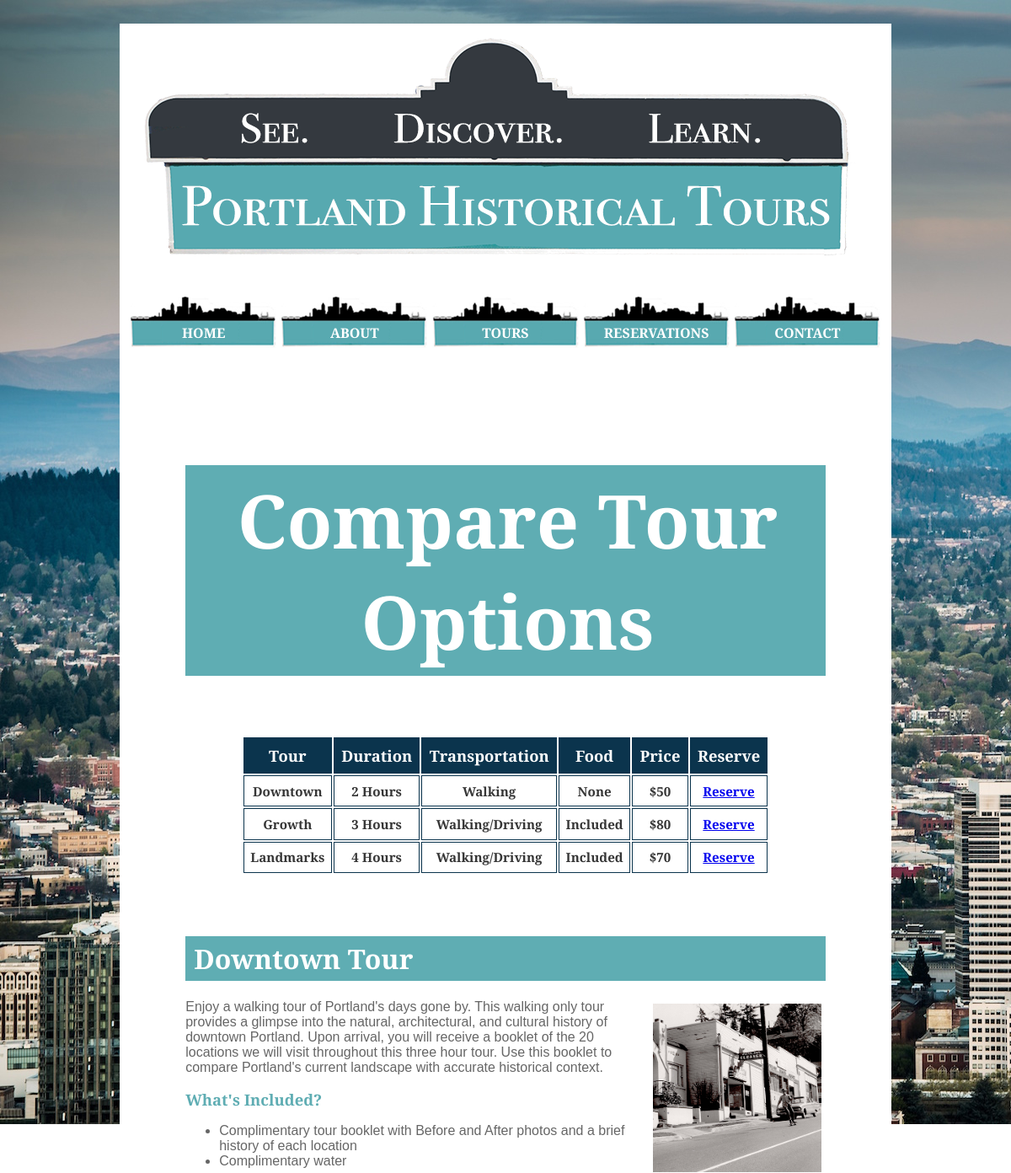
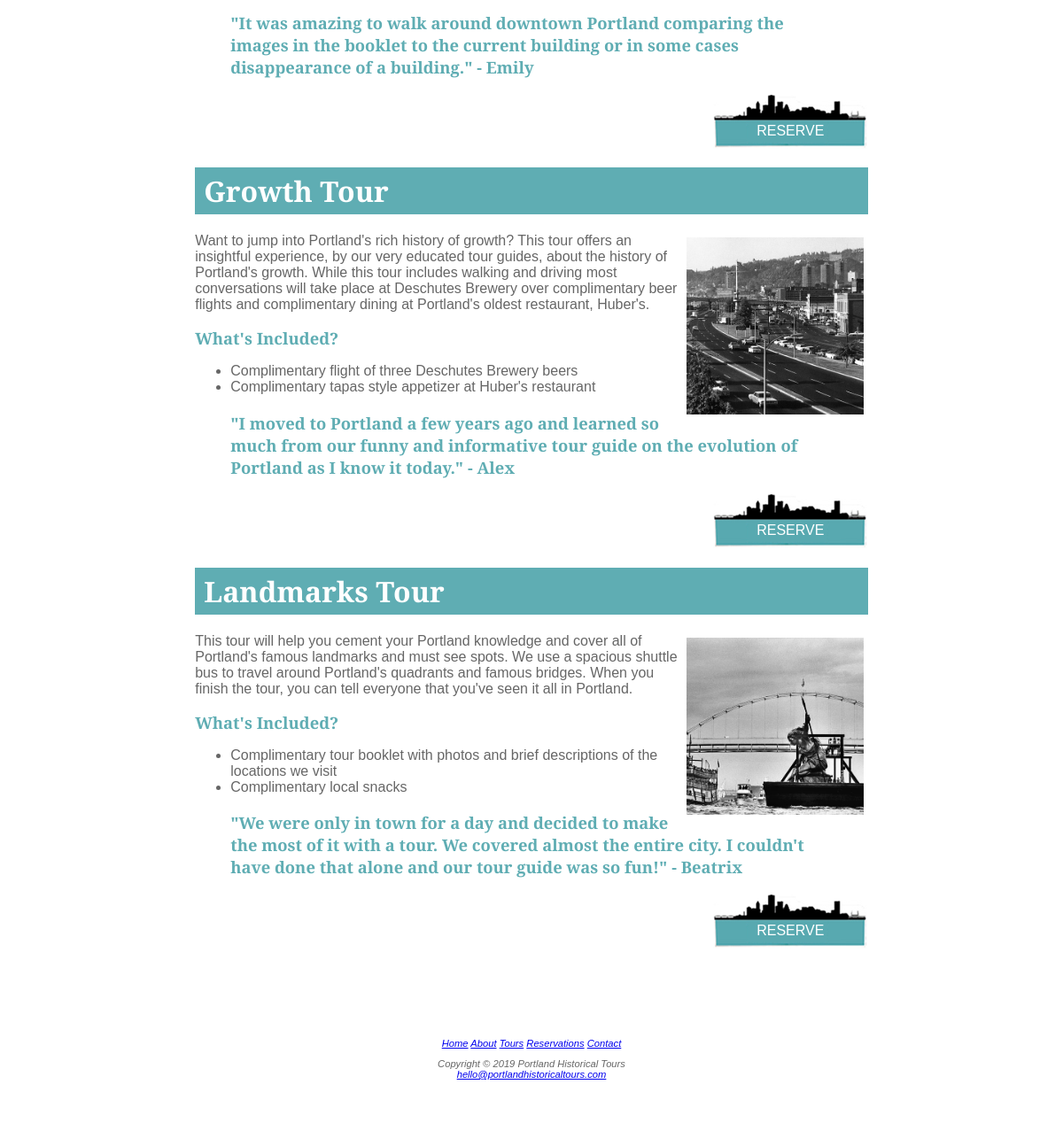
Page /tours/index.php on the committed database (2 pictures, top to bottom).
### tables this page shows
CREATE TABLE `tours` (
  `id` int(11) NOT NULL,
  `tour` text NOT NULL,
  `body` text NOT NULL,
  `duration` text NOT NULL,
  `transportation` text NOT NULL,
  `food` text NOT NULL,
  `price` int(11) NOT NULL,
  `included` text NOT NULL,
  `testimonialid` int(11) NOT NULL,
  `image` text NOT NULL
);

CREATE TABLE `testimonials` (
  `id` int(11) NOT NULL,
  `testimonial` text NOT NULL,
  `author` text NOT NULL
);

### tours/index.php (called while the page is built)
<?php
include '../includes/db.inc.php';
try
{
  $sql = 'SELECT tours.id, tour, body, duration, transportation, food, price, included, image, testimonial, author FROM tours INNER JOIN testimonials ON testimonialid = testimonials.id';
  $result = $pdo->query($sql);
}
catch (PDOException $e)
{
  $error = 'Error fetching details: ' . $e->getMessage();
  include 'error.html.php';
  exit();
}
foreach ($result as $row)
{
    $tours[] = array(
        'tour' => $row['tour'],
        'body' => $row['body'],
        'included' => $row['included'],
        'duration' => $row['duration'],
        'transportation' => $row['transportation'],
        'food' => $row['food'],
        'price' => $row['price'],
        'image' => $row['image'],
        'testimonial' => $row['testimonial'],
        'author' => $row['author']
    );
}
include 'tours.html.php';

### tours/tours.html.php (the view, shortened to what this page needs)
<!DOCTYPE html>
<html lang="en">
<head>
  <link rel="stylesheet" href=../project.css>
</head>
<body>
  <div id="wrapper">
      <?php include '../includes/header.inc.html.php'; ?>
      <?php include '../includes/nav.inc.html.php'; ?>
    <main>
      <table>
        <div id="caption"><h1>Compare Tour Options</h1>
        <tr>
          <th id="tourname">Tour</th>
          <th id="tourduration">Duration</th>
          <th id="transportation">Transportation</th>
          <th id="food">Food</th>
          <th id="price">Price</th>
          <th class="reserve">Reserve</th>
        </tr>
            <?php foreach ($tours as $row): ?>
            <tr>
                <td><?php echo htmlspecialchars($row['tour'],  ENT_QUOTES, 'UTF-8'); ?></td>
                <td><?php echo htmlspecialchars($row['duration'],  ENT_QUOTES, 'UTF-8'); ?></td>
                <td><?php echo htmlspecialchars($row['transportation'],  ENT_QUOTES, 'UTF-8'); ?></td>
                <td><?php echo htmlspecialchars($row['food'],  ENT_QUOTES, 'UTF-8'); ?></td>
                <td>$<?php echo htmlspecialchars($row['price'],  ENT_QUOTES, 'UTF-8'); ?></td>
                <td class="reserve"><a href="/cas225/portlandhistoricaltours/reservations">Reserve</a></td>
            </tr>
            <?php endforeach; ?>
        </div>
      </table>
        <?php foreach ($tours as $tour): ?>
            <h1><?php echo htmlspecialchars($tour['tour'], ENT_QUOTES, 'UTF-8'); ?> Tour</h1>
            <img class="image" src="../<?php echo ($tour['image']); ?>" alt="<?php echo ($tour['image']); ?>" width="200" height="200">
            <p><?php echo htmlspecialchars($tour['body'], ENT_QUOTES, 'UTF-8'); ?></p>
            <h2>What's Included?</h2>
            <ul><?php echo $tour['included']; ?></ul>
            <blockquote><?php echo htmlspecialchars($tour['testimonial'], ENT_QUOTES, 'UTF-8');
            echo " - ";
            echo htmlspecialchars($tour['author'], ENT_QUOTES, 'UTF-8'); ?></blockquote>
            <a href="/cas225/portlandhistoricaltours/reservations" class="reserve"><div>Reserve</div></a>
            <br class="clearright">
        <?php endforeach; ?>
    </main>
      <?php include '../includes/footer.inc.html.php'; ?>
  </div>
</body>
</html>

### includes/header.inc.html.php
<header>
    <img src="/cas225/portlandhistoricaltours/images/portlandhistoricaltoursheader.png" alt="Portland Historical Tours" width="920" height="290">
</header>

### includes/nav.inc.html.php
<nav>
    <ul>
        <li><a href="/cas225/portlandhistoricaltours/index.php">Home</a></li>
        <li><a href="/cas225/portlandhistoricaltours/about">About</a></li>
        <li><a href="/cas225/portlandhistoricaltours/tours">Tours</a></li>
        <li><a href="/cas225/portlandhistoricaltours/reservations">Reservations</a></li>
        <li><a href="/cas225/portlandhistoricaltours/contact">Contact</a></li>
    </ul>
</nav>

### includes/footer.inc.html.php
<footer>
    <div class="footernav">
        <a href="/cas225/portlandhistoricaltours/index.php">Home</a>
        <a href="/cas225/portlandhistoricaltours/about">About</a>
        <a href="/cas225/portlandhistoricaltours/tours">Tours</a>
        <a href="/cas225/portlandhistoricaltours/reservations">Reservations</a>
        <a href="/cas225/portlandhistoricaltours/contact">Contact</a>
    </div>
    <p>Copyright &copy; <?php echo date('Y') ?> Portland Historical Tours<br>
        <a href="mailto:hello@portlandhistoricaltours.com">hello@portlandhistoricaltours.com</a></p>
</footer>

### project.css (style rules this page uses)
blockquote { color: #5fadb3; font-weight: bold; font-size: 1.15em; }
body { background-image: url(images/portlandhistoricaltoursbackground.jpg); background-attachment: fixed; background-repeat: no-repeat; background-color: #ffffff; color: #666666; font-family: Cinzel, Arial, serif; padding: 20px; }
footer { background-color: #ffffff; font-size: .70em; font-style: italic; padding-top: 100px; padding-bottom: 10px; text-align: center; }
h1 { color: #ffffff; background-color:#5fadb3; font-family: Cinzel, Arial, serif; padding: 5px; padding-left: 10px; }
h2 { color: #5fadb3; font-family: Cinzel, Arial, serif; font-size: 1.15em; }
header { margin-left: auto; margin-right: auto; width: 920px; }
main { background-color: #ffffff; margin-left: auto; margin-right: auto; padding-top: 20px; padding-bottom: 1px; padding-left: 60px; padding-right: 60px; width: 83%; }
nav { font-weight: bold; text-align: center; padding-top: 30px; padding-bottom: 30px; }
nav ul { margin: 0; padding: 0; }
nav li { background-image: url("images/nav_background.png"); background-repeat: no-repeat; width: 175px; height: 61px; display: inline-block; }
nav li a { color: #ffffff; font-size: 1em; text-transform: uppercase; padding-top: 32px; display: block; text-decoration: none; }
table { border: 2px solid #ffffff; margin: auto; padding-bottom: 50px; width: 600px; }
td { background-color: #ffffff; border: 1px solid #0b344d; color: #363636; font-weight: bold; font-family: Cinzel, Arial, serif; font-size: .95em; padding: .5em; text-align: center; }
th { background-color: #0b344d; color: #ffffff; font-size: 1.15em; font-weight: bold; font-family: Cinzel, Arial, serif; padding: .5em; text-align: center; }
a.reserve { background-image: url("images/nav_background.png"); background-repeat: no-repeat; width: 175px; height: 61px; display: inline-block; text-decoration: none; float: right; }
a.reserve div { color: #ffffff; font-size: 1em; text-transform: uppercase; padding-top: 32px; display: block; text-align: center; }
#caption { color: #0b344d; font-family: Cinzel, Arial, serif; font-size: 2.75em; padding-top: 30px; padding-bottom: 10px; text-align: center; }
.image { float: right; margin: 5px 5px 5px 5px; }
#wrapper { background-color: #ffffff; min-width: 700px; max-width: 1024px; margin-left: auto; margin-right: auto; width: 80%; }

### rows in the picture
tours: tour "Downtown", duration "2 Hours", transportation "Walking", food "None", price "50", image (picture), body "Enjoy a walking tour of Portland's days gone by. This walking only tour provides a glimpse into the natural, architectural, and cultural history of downtown Portland. Upon arrival, you will receive a booklet of the 20 locations we will visit throughout this three hour tour. Use this booklet to compare Portland's current landscape with accurate historical context.", included "Complimentary tour booklet with Before and After photos and a brief history of each location Complimentary water", testimonialid.testimonial "\"It was amazing to walk around downtown Portland comparing the images in the booklet to the current building or in some cases disappearance of a building.\"", testimonialid.author "Emily"
tours: tour "Growth", duration "3 Hours", transportation "Walking/Driving", food "Included", price "80", image (picture), body "Want to jump into Portland's rich history of growth? This tour offers an insightful experience, by our very educated tour guides, about the history of Portland's growth. While this tour includes walking and driving most conversations will take place at Deschutes Brewery over complimentary beer flights and complimentary dining at Portland's oldest restaurant, Huber's.", included "Complimentary flight of three Deschutes Brewery beers Complimentary tapas style appetizer at Huber's restaurant", testimonialid.testimonial "\"I moved to Portland a few years ago and learned so much from our funny and informative tour guide on the evolution of Portland as I know it today.\"", testimonialid.author "Alex"
tours: tour "Landmarks", duration "4 Hours", transportation "Walking/Driving", food "Included", price "70", image (picture), body "This tour will help you cement your Portland knowledge and cover all of Portland's famous landmarks and must see spots. We use a spacious shuttle bus to travel around Portland's quadrants and famous bridges. When you finish the tour, you can tell everyone that you've seen it all in Portland.", included "Complimentary tour booklet with photos and brief descriptions of the locations we visit Complimentary local snacks", testimonialid.testimonial "\"We were only in town for a day and decided to make the most of it with a tour. We covered almost the entire city. I couldn't have done that alone and our tour guide was so fun!\"", testimonialid.author "Beatrix"
